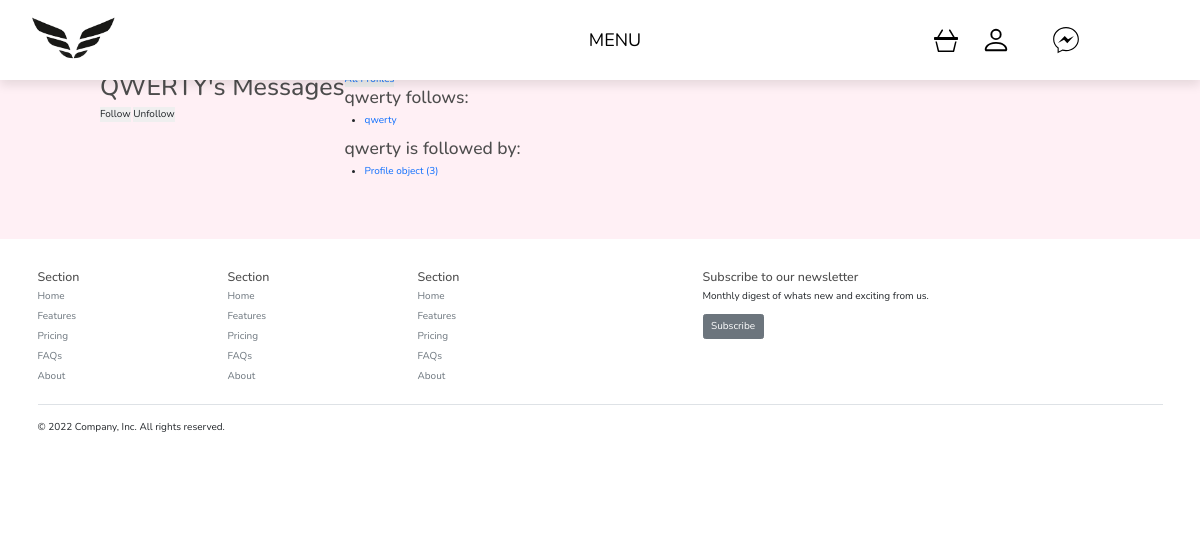
The app's page /messenger/profile/3 (signed in) with its own data.
### sending/models.py (models this page shows)
class Profile(models.Model):
    user = models.OneToOneField(User, on_delete=models.CASCADE)
    follows = models.ManyToManyField(
        "self", related_name="followed_by", symmetrical=False, blank=True
    )

### sending/views.py (the view, shortened to what this page needs)
# urls.py: path('profile/<int:pk>', profile, name="profile")
def profile(request, pk):
    if not hasattr(request.user, 'profile'):
        missing_profile = Profile(user=request.user)
        missing_profile.save()
    profile = Profile.objects.get(pk=pk)
    return render(request, "sending/profile.html", {"profile": profile})

### sending/templates/sending/profile.html (shortened to what this page needs)
{% extends 'base.html' %}
{% block content %}
<div style="display: flex">
    <div class="column">
        <div class="block">
        <h1 class="title is-1">
            {{profile.user.username|upper}}'s Messages
        </h1>
        <form method="post">
            <div class="buttons has-addons">
            {% if profile in user.profile.follows.all %}
                <button class="button is-success is-static">
                    Follow
                </button>
                <button class="button is-danger"
                        name="follow"
                        value="unfollow">
                    Unfollow
                </button>
            {% else %}
                <button class="button is-success"
                        name="follow"
                        value="follow">
                    Follow
                </button>
                <button class="button is-danger is-static">
                    Unfollow
                </button>
            {% endif %}
            </div>
        </form>
        </div>
    </div>
    <div class="column is-one-third">
        <div class="block">
            <a href="{% url 'sending:profile_list' %}">
                <button class="button is-dark is-outlined is-fullwidth">
                </button>
            </a>
        </div>
        <div class="block">
            <h3 class="title is-4">
                {{profile.user.username}} follows:
            </h3>
            <div class="content">
                <ul>
                {% for following in profile.follows.all %}
                    <li>
                        <a href="{% url 'sending:profile' following.id %} ">
                            {{ profile.user.username }}
                        </a>
                    </li>
                {% endfor %}
                </ul>
            </div>
        </div>
        <div class="block">
            <h3 class="title is-4">
                {{profile.user.username}} is followed by:
            </h3>
            <div class="content">
                <ul>
                {% for follower in profile.followed_by.all %}
                    <li>
                        <a href="{% url 'sending:profile' follower.id %} ">
                            {{ follower }}
                        </a>
                    </li>
                {% endfor %}
                </ul>
            </div>
        </div>
    </div>
</div>
{% endblock content %}

### shop/static/css/main.css (style rules this page uses)
* { font-family: 'Nunito', sans-serif; margin:0; padding:0; box-sizing: border-box; outline: none; border:none; text-decoration: none; transition: .2s linear; }
:root { --red: #e74c3c; --black: #333; --white: #fff; --light-bg: #f5f5f5; --light-color: #666; --border: .1rem solid var(--light-color); --box-shadow: 0 .5rem 1rem rgba(0,0,0,.1); }
body { background-color: hsl(0, 0%, 98%); }
h1,h2,h3,h4,h5,h6 { color:hsl(0, 0%, 30%); }

### sending/templates/sending/profile.html (style rules this page uses)
a { text-decoration: none; }
.column { margin-bottom: 50px; }

### records on screen
Profile: user.username "QWERTY", user.username "qwerty", id "Profile object (3)"
